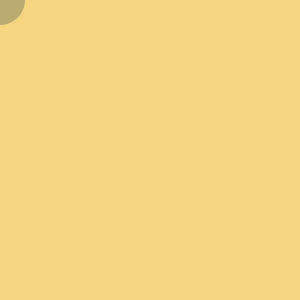
Frame 1 (no input)
Frame 60 (the mouse pressed at the canvas centre just before this capture): identical to frame 1, image omitted
Frame 120 (the mouse held since frame 60 and released just before this capture): identical to frame 1, image omitted

The Processing sketch that drew this single still picture (run headless with seeded random() and noise(); from frame 60 on, the mouse is pressed at the canvas centre):

// Processing sketch: processing_36143
// ── processing_36143.pde

void setup(){
  size(300,300);}
  
  void draw(){
    if (mousePressed) {
fill(0);
} else {
    
  
    float x= mouseY;
    float y= mouseX;
    smooth();
  background(247,214,130);  
    
    noStroke();
    fill(34,56,78,70);
    ellipse(mouseX,mouseY,50,50);}
  }
